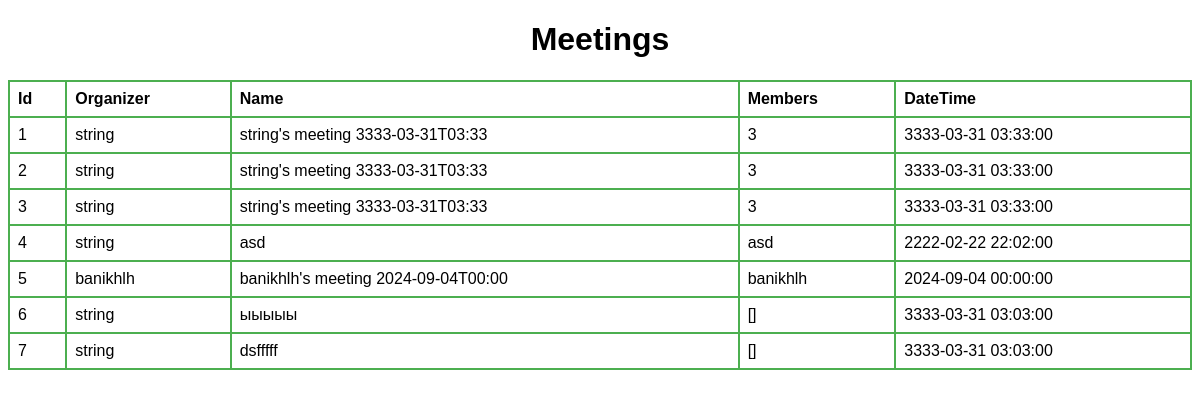
Page /meetings on the committed database.
### tables this page shows
CREATE TABLE meetings (
            id INTEGER PRIMARY KEY AUTOINCREMENT,
            organizer TEXT,
            name TEXT,
            members TEXT,
            datetime DATETIME        
        );

### main.py (the view)
@app.get("/meetings")
async def read_table(request: Request):
    data = get_data_from_db()
    context = {
        "request": request,
        "data" : data
        }
    return html.TemplateResponse("meetings.html", context)

### html/meetings.html (shortened to what this page needs)
<!DOCTYPE html>
<html lang="en">
<head>
    <link href="{{ url_for('static', path='css/styles.css') }}" rel="stylesheet">
</head>
<body>
    <h1>Meetings</h1>
    <table>
        <thead>
            <tr>
                <th>Id</th>
                <th>Organizer</th>
                <th>Name</th>
                <th>Members</th>
                <th>DateTime</th>
            </tr>
        </thead>
        <tbody>
            {% for row in data %}
            <tr>
                <td>{{ row[0] }}</td>
                <td>{{ row[1] }}</td>
                <td>{{ row[2] }}</td>
                <td>{{ row[3] }}</td>
                <td>{{ row[4] }}</td>
            </tr>
            {% endfor %}
        </tbody>
    </table>
</body>
</html>

### static/css/styles.css (style rules this page uses)
body { text-align: center; font-family: 'Arial', 'Verdana', sans-serif; }
h1 { text-align: center; }

### html/meetings.html (style rules this page uses)
table { width: 100%; border-collapse: collapse; }
table, th, td { border: 2px solid #4CAF50; }
th, td { padding: 8px; text-align: left; }

### rows in the picture
meetings: id "1", organizer "string", name "string's meeting 3333-03-31T03:33", members "3", datetime "3333-03-31 03:33:00"
meetings: id "2", organizer "string", name "string's meeting 3333-03-31T03:33", members "3", datetime "3333-03-31 03:33:00"
meetings: id "3", organizer "string", name "string's meeting 3333-03-31T03:33", members "3", datetime "3333-03-31 03:33:00"
meetings: id "4", organizer "string", name "asd", members "asd", datetime "2222-02-22 22:02:00"
meetings: id "5", organizer "banikhlh", name "banikhlh's meeting 2024-09-04T00:00", members "banikhlh", datetime "2024-09-04 00:00:00"
meetings: id "6", organizer "string", name "ыыыыы", members "[]", datetime "3333-03-31 03:03:00"
meetings: id "7", organizer "string", name "dsfffff", members "[]", datetime "3333-03-31 03:03:00"
